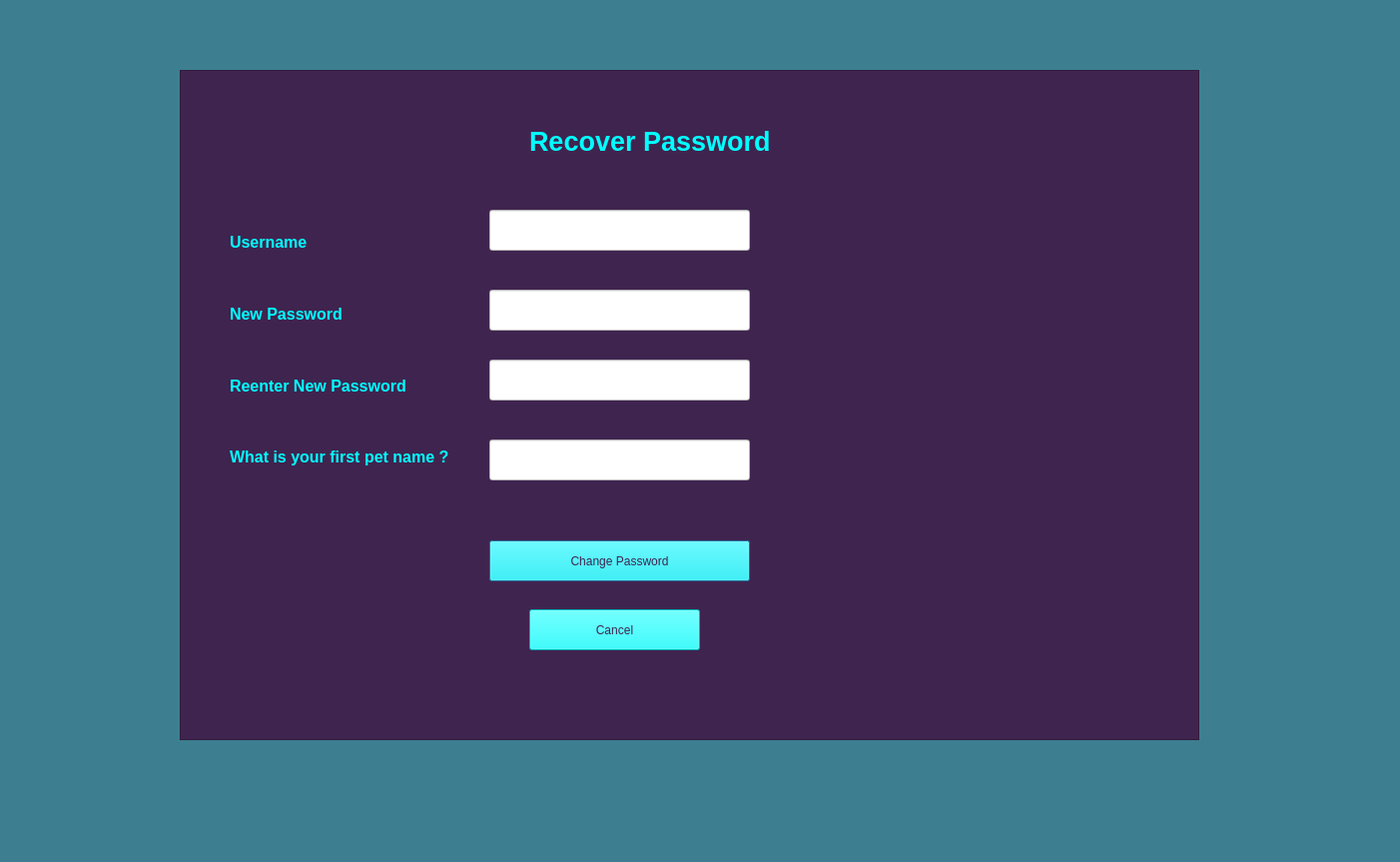
<?xml version="1.0" encoding="UTF-8"?>
<ui version="4.0">
 <class>recoverPassword</class>
 <widget class="QDialog" name="recoverPassword">
  <property name="geometry">
   <rect>
    <x>0</x>
    <y>0</y>
    <width>1402</width>
    <height>863</height>
   </rect>
  </property>
  <property name="windowTitle">
   <string>Dialog</string>
  </property>
  <property name="styleSheet">
   <string notr="true">background-color: rgb(61, 127, 145)
</string>
  </property>
  <widget class="QFrame" name="frame">
   <property name="geometry">
    <rect>
     <x>180</x>
     <y>70</y>
     <width>1021</width>
     <height>671</height>
    </rect>
   </property>
   <property name="styleSheet">
    <string notr="true">background-color: rgb(63, 36, 79);
border-color: rgb(0, 0, 0);</string>
   </property>
   <property name="frameShape">
    <enum>QFrame::StyledPanel</enum>
   </property>
   <property name="frameShadow">
    <enum>QFrame::Raised</enum>
   </property>
   <widget class="QLabel" name="label_3">
    <property name="geometry">
     <rect>
      <x>350</x>
      <y>36</y>
      <width>281</width>
      <height>71</height>
     </rect>
    </property>
    <property name="styleSheet">
     <string notr="true">color: rgb(0, 255, 255);
font: 87 8pt &quot;Segoe UI Black&quot;;</string>
    </property>
    <property name="text">
     <string>&lt;html&gt;&lt;head/&gt;&lt;body&gt;&lt;p&gt;&lt;span style=&quot; font-size:20pt; font-weight:600;&quot;&gt;Recover Password&lt;/span&gt;&lt;/p&gt;&lt;/body&gt;&lt;/html&gt;</string>
    </property>
   </widget>
   <widget class="QPushButton" name="pushButton">
    <property name="geometry">
     <rect>
      <x>310</x>
      <y>471</y>
      <width>261</width>
      <height>41</height>
     </rect>
    </property>
    <property name="styleSheet">
     <string notr="true">font: 87 8pt &quot;Segoe UI Black&quot;;
background-color: rgb(0, 255, 255);
color: rgb(63, 36, 79)</string>
    </property>
    <property name="text">
     <string>Change Password</string>
    </property>
   </widget>
   <widget class="QPushButton" name="pushButton_2">
    <property name="geometry">
     <rect>
      <x>350</x>
      <y>540</y>
      <width>171</width>
      <height>41</height>
     </rect>
    </property>
    <property name="styleSheet">
     <string notr="true">font: 87 8pt &quot;Segoe UI Black&quot;;
background-color: rgb(0, 255, 255);
color: rgb(63, 36, 79)</string>
    </property>
    <property name="text">
     <string>Cancel</string>
    </property>
   </widget>
   <widget class="QLineEdit" name="username">
    <property name="geometry">
     <rect>
      <x>310</x>
      <y>140</y>
      <width>261</width>
      <height>41</height>
     </rect>
    </property>
    <property name="minimumSize">
     <size>
      <width>201</width>
      <height>41</height>
     </size>
    </property>
    <property name="styleSheet">
     <string notr="true">background-color:white;
boarder:blue;
color:black</string>
    </property>
   </widget>
   <widget class="QLineEdit" name="password">
    <property name="geometry">
     <rect>
      <x>310</x>
      <y>220</y>
      <width>261</width>
      <height>41</height>
     </rect>
    </property>
    <property name="minimumSize">
     <size>
      <width>201</width>
      <height>41</height>
     </size>
    </property>
    <property name="styleSheet">
     <string notr="true">background-color:white;
boarder:blue;
color:black</string>
    </property>
    <property name="echoMode">
     <enum>QLineEdit::Password</enum>
    </property>
   </widget>
   <widget class="QLineEdit" name="reentepassword">
    <property name="geometry">
     <rect>
      <x>310</x>
      <y>290</y>
      <width>261</width>
      <height>41</height>
     </rect>
    </property>
    <property name="minimumSize">
     <size>
      <width>201</width>
      <height>41</height>
     </size>
    </property>
    <property name="styleSheet">
     <string notr="true">background-color:white;
boarder:blue;
color:black</string>
    </property>
    <property name="echoMode">
     <enum>QLineEdit::Password</enum>
    </property>
   </widget>
   <widget class="QLineEdit" name="answer">
    <property name="geometry">
     <rect>
      <x>310</x>
      <y>370</y>
      <width>261</width>
      <height>41</height>
     </rect>
    </property>
    <property name="minimumSize">
     <size>
      <width>201</width>
      <height>41</height>
     </size>
    </property>
    <property name="styleSheet">
     <string notr="true">background-color:white;
boarder:blue;
color:black</string>
    </property>
   </widget>
   <widget class="QWidget" name="layoutWidget">
    <property name="geometry">
     <rect>
      <x>50</x>
      <y>140</y>
      <width>230</width>
      <height>281</height>
     </rect>
    </property>
    <layout class="QVBoxLayout" name="verticalLayout">
     <item>
      <widget class="QLabel" name="label_4">
       <property name="styleSheet">
        <string notr="true">color: rgb(0, 255, 255);
font: 87 8pt &quot;Segoe UI Black&quot;;</string>
       </property>
       <property name="text">
        <string>&lt;html&gt;&lt;head/&gt;&lt;body&gt;&lt;p&gt;&lt;span style=&quot; font-size:12pt; font-weight:600;&quot;&gt;Username&lt;/span&gt;&lt;/p&gt;&lt;/body&gt;&lt;/html&gt;</string>
       </property>
      </widget>
     </item>
     <item>
      <widget class="QLabel" name="label_6">
       <property name="styleSheet">
        <string notr="true">color: rgb(0, 255, 255);
font: 87 8pt &quot;Segoe UI Black&quot;;</string>
       </property>
       <property name="text">
        <string>&lt;html&gt;&lt;head/&gt;&lt;body&gt;&lt;p&gt;&lt;span style=&quot; font-size:12pt; font-weight:600;&quot;&gt;New Password&lt;/span&gt;&lt;/p&gt;&lt;/body&gt;&lt;/html&gt;</string>
       </property>
      </widget>
     </item>
     <item>
      <widget class="QLabel" name="label_5">
       <property name="styleSheet">
        <string notr="true">color: rgb(0, 255, 255);
font: 87 8pt &quot;Segoe UI Black&quot;;</string>
       </property>
       <property name="text">
        <string>&lt;html&gt;&lt;head/&gt;&lt;body&gt;&lt;p&gt;&lt;span style=&quot; font-size:12pt; font-weight:600;&quot;&gt;Reenter New Password&lt;/span&gt;&lt;/p&gt;&lt;/body&gt;&lt;/html&gt;</string>
       </property>
      </widget>
     </item>
     <item>
      <widget class="QLabel" name="label_7">
       <property name="styleSheet">
        <string notr="true">color: rgb(0, 255, 255);
font: 87 8pt &quot;Segoe UI Black&quot;;</string>
       </property>
       <property name="text">
        <string>&lt;html&gt;&lt;head/&gt;&lt;body&gt;&lt;p&gt;&lt;span style=&quot; font-size:12pt; font-weight:600;&quot;&gt;What is your first pet name ?&lt;/span&gt;&lt;/p&gt;&lt;/body&gt;&lt;/html&gt;</string>
       </property>
      </widget>
     </item>
    </layout>
   </widget>
  </widget>
 </widget>
 <resources/>
 <connections/>
</ui>
